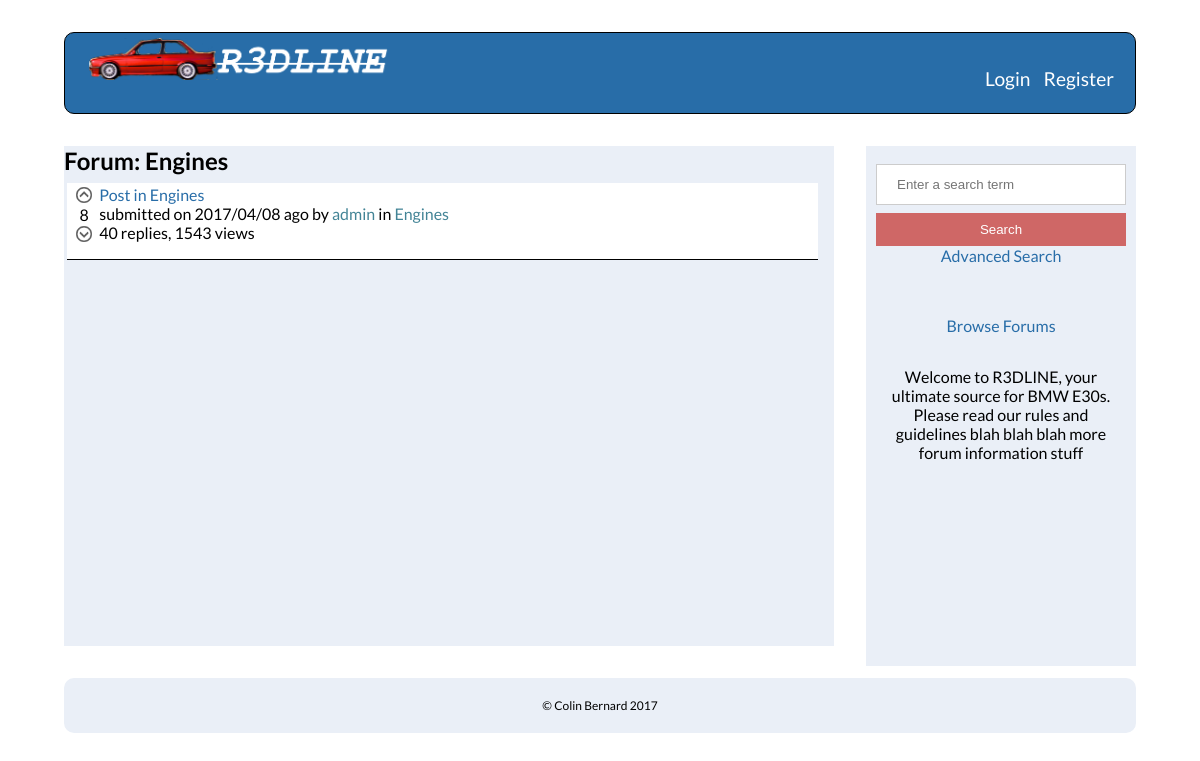
The app's page /home.php?forum=4 with its own data.
### tables this page shows
CREATE TABLE IF NOT EXISTS `forums` (
  `forum_id` int(11) NOT NULL AUTO_INCREMENT,
  `forum_name` varchar(50) NOT NULL,
  PRIMARY KEY (`forum_id`)
);

CREATE TABLE IF NOT EXISTS `threads` (
  `thread_id` int(11) NOT NULL AUTO_INCREMENT,
  `poster_id` int(11) NOT NULL,
  `title` varchar(100) NOT NULL,
  `content` varchar(3000) DEFAULT NULL,
  `posted_time` varchar(20) DEFAULT NULL,
  `forum_id` int(11) NOT NULL,
  `points` int(11) NOT NULL,
  PRIMARY KEY (`thread_id`),
  KEY `poster_id` (`poster_id`)
);

CREATE TABLE IF NOT EXISTS `users` (
  `user_id` int(11) NOT NULL AUTO_INCREMENT,
  `username` varchar(25) NOT NULL,
  `email` varchar(250) NOT NULL,
  `password` varchar(32) NOT NULL,
  `profile_image_path` varchar(100) NOT NULL,
  `is_admin` tinyint(1) NOT NULL DEFAULT '0',
  `is_banned` tinyint(1) NOT NULL DEFAULT '0',
  `bio` varchar(100) NOT NULL,
  `location` varchar(100) NOT NULL,
  PRIMARY KEY (`user_id`)
);

### home.php (the view, shortened to what this page needs)
<?php
	require 'config.php';
	$loggedIn = false;
	if (isset($_GET['forum'])) {
		$current_forum_id = $_GET['forum'];
		if ($stmt = $mysqli->prepare("SELECT forum_name FROM forums WHERE forum_id=?")) {
			$stmt->bind_param("i", $current_forum_id);
			$stmt->execute();
			$stmt->bind_result($current_forum_name);
		}
	}
	if ($stmt = $mysqli->prepare("SELECT forum_id, forum_name FROM forums")) {
		$stmt->execute();
		$stmt->bind_result($forum_id, $forum_name);
	}
	if (isset($_GET['search'])) {
		$search_term = $_GET['search'];
		$threads = [];
		if (isset($current_forum_name)) {
			$sql = "SELECT thread_id, poster_id, title, content, username, posted_time, forum_name, forums.forum_id, points FROM threads, users, forums WHERE poster_id=user_id AND title LIKE ? AND threads.forum_id=? AND forums.forum_id=threads.forum_id ORDER BY thread_id DESC";
		} else {
			$sql = "SELECT thread_id, poster_id, title, content, username, posted_time, forum_name, forums.forum_id, points FROM threads, users, forums WHERE poster_id=user_id AND title LIKE ? AND forums.forum_id=threads.forum_id ORDER BY thread_id DESC";
		}
		if ($stmt = $mysqli->prepare($sql)) {
			$search_term = '%'.$search_term.'%';
			if (isset($current_forum_id)) {
				$stmt->bind_param("si", $search_term, $current_forum_id);
			} else {
				$stmt->bind_param("s", $search_term);
			}
			$stmt->execute();
			$stmt->bind_result($thread_id, $poster_id, $title, $content, $username, $posted_time, $forum_name, $forum_id, $points);
			while ($stmt->fetch()) {
				array_push($threads, [
					'thread_id' => $thread_id,
					'poster_id' => $poster_id,
					'title' => $title,
					'content' => $content,
					'username' => $username,
					'posted_time' => $posted_time,
					'forum_name' => $forum_name,
					'forum_id' => $forum_id,
					'points' => $points
				]);
			}
		}
	} else {
		if (isset($current_forum_name)) {
			$sql = "SELECT thread_id, poster_id, title, content, username, posted_time, forum_name, forums.forum_id, points FROM threads, users, forums WHERE poster_id=user_id AND threads.forum_id=? AND threads.forum_id=forums.forum_id ORDER BY thread_id DESC";
		} else {
			$sql = "SELECT thread_id, poster_id, title, content, username, posted_time, forum_name, forums.forum_id, points FROM threads, users, forums WHERE poster_id=user_id AND threads.forum_id=forums.forum_id ORDER BY thread_id DESC";
		}
		$threads = [];
		if ($stmt = $mysqli->prepare($sql)) {
			if (isset($current_forum_name)) {
				$stmt->bind_param("i", $current_forum_id);
			}
			$stmt->execute();
			$stmt->bind_result($thread_id, $poster_id, $title, $content, $username, $posted_time, $forum_name, $forum_id, $points);
			while ($stmt->fetch()) {
				array_push($threads, [
					'thread_id' => $thread_id,
					'poster_id' => $poster_id,
					'title' => $title,
					'content' => $content,
					'username' => $username,
					'posted_time' => $posted_time,
					'forum_name' => $forum_name,
					'forum_id' => $forum_id,
					'points' => $points
				]);
			}
		}
	}
?>
<!DOCTYPE html>
<html>
	<head lang="en">
   		<link rel="stylesheet" href="style/all.css" />
   		<link rel="stylesheet" href="style/simpleform.css" />
	</head>
	<body>
		<header>
			<a href="home.php" id="logo"><img src="images/logo.png" width="300" height="42" /></a>
			<ul>
				<?php if ($loggedIn): ?>
					<?php if ($is_admin == 1): ?>
						<li><a href="admin.php">Admin Controls</a></li>
					<?php endif ?>
					<li><a href="profile.php?id=<?=$user_id?>"><?=$_SESSION['username']?></a></li>
					<li><a href="logout.php">Logout</a></li>
				<?php else: ?>
					<li><a href="login.html">Login</a></li>
					<li><a href="register.html">Register</a></li>
				<?php endif ?>
			</ul>
		</header>
		<div id="main">
			<article id="right-sidebar">
				<div id="sidebar-search">
					<form action="home.php" method="get" id="search-form">
						<input type="text" placeholder="Enter a search term" name="search">
						<button type="submit" value="Search" form="search-form">Search</button>
					</form>
					<p><a href="">Advanced Search</a></p>
				</div>
				<br>
				<p><a href="javascript:toggleForums()" id="forum-toggle">Browse Forums</a></p>
				<br>
				<div id="forum-info">
					<p>Welcome to R3DLINE, your ultimate source for BMW E30s. Please read our rules and guidelines blah blah blah more forum information stuff</p>
				</div>
			</article>
			<article id="center">
				<?php if (isset($current_forum_name)): ?>
					<h2>Forum: <?=$current_forum_name?></h2>
				<?php else: ?>
					<h2>Forum: all</h2>
				<?php endif ?>
				<?php foreach ($threads as $thread): ?>
					<div class="post">
						<div class="post-score">
							<a href="home.php?upts=<?=$thread['thread_id']?>"><img src="images/arrow_up.png" width="20" height="20"></a>
							<p><?=$thread['points']?></p>
							<a href="home.php?dpts=<?=$thread['thread_id']?>"><img src="images/arrow_down.png" width="20" height="20"></a>
						</div>
						<p class="title"><a href="viewpost.php?id=<?=$thread['thread_id']?>"><?=$thread['title']?></a></p>
						<p class="post-info">submitted on <?=$thread['posted_time']?> ago by <a href="profile.php?id=<?=$thread['poster_id']?>"><?=$thread['username']?></a> in <a href="home.php?forum=<?=$thread['forum_id']?>"><?=$thread['forum_name']?></a></h2>
						<p class="post-stats">40 replies, 1543 views</p>
					</div>
				<?php endforeach ?>
			</article>
		</div>
		<footer>
			<p>© Colin Bernard 2017</p>
		</footer>
	</body>
</html>

### style/all.css (style rules this page uses)
h1, h2, h3, p, body, div { font-family: 'Lato', Tahoma, Helvetica, sans-serif; margin: 0; padding: 0; }
body { background-color: white; }
a { text-decoration: none; }
header { border-radius: 10px; background: #286DA8; margin: 2em 4em 2em 4em; height: 80px; padding-left: 1em; overflow: hidden; white-space: nowrap; border: 1px solid black; }
header #logo { display: block; margin: 0.3em 0.5em 0.5em 0.5em; }
header ul { float: right; list-style-type: none; display: inline; margin-top: -1.5em; margin-right: 1em; }
header ul li { display: inline; padding: 5px; font-size: 1.2em; }
header ul li a { color: white; }
article#right-sidebar { float: right; width: 250px; margin: 0em 4em 2em 2em; padding: 10px; height: 500px; text-align: center; background-color: #eaeff7; }
article#right-sidebar p { display: inline-block; padding: 0 5px 0 5px; background-color: #eaeff7; color: black; }
article#right-sidebar button { background-color: #cf6766; color: white; padding: 9px 15px; margin: 0; border: none; cursor: pointer; display: block; width: 100%; }
article#right-sidebar #sidebar-search { margin-bottom: 2em; background-color: #eaeff7; color: white; }
article#right-sidebar #forum-info { margin-top: 2em; background-color: #eaeff7; }
article#right-sidebar a { text-decoration: none; color: #286DA8; }
article#center { width: auto; overflow: hidden; margin: 2em 4em 2em 4em; min-height: 500px; background-color: #eaeff7; }
.post { overflow: auto; padding: 2px 2px 2px 2px; margin: 0.5em 1em 0.5em 0.2em; border-bottom: 1px solid black; background-color: white; }
.post .title { background-color: white; }
.post .title a { color: #286DA8; }
.post .post-info { background-color: white; }
.post .post-info a { color: #438496; }
.post .post-stats { background-color: white; }
.post-score { float: left; display: block; height: 4.5em; width: 30px; align-items: stretch; background-color: white; }
.post-score p { text-align: center; background-color: white; }
.post-score img { display: block; margin: 0 auto; }
footer { clear:left; background-color: #bec1c6; padding: 20px 2em 20px 2em; margin: 0 4em 0 4em; color: black; border-radius: 10px; background-color: #eaeff7; }
footer p { text-align: center; font-size: 12px; background-color: #eaeff7; color: black; }

### style/simpleform.css (style rules this page uses)
input[type=text], input[type=password] { width: 100%; padding: 12px 20px; margin: 8px 0; display: inline-block; border: 1px solid #ccc; box-sizing: border-box; }
button { background-color: #cf6766; color: white; padding: 14px 20px; margin: 8px 0; border: none; cursor: pointer; width: 100%; }
h2 { color: black; }

### records on screen
forums: forum_name "Engines"
threads: points "8", title "Post in Engines", posted_time "2017/04/08", users.username "admin", forum.forum_name "Engines"
